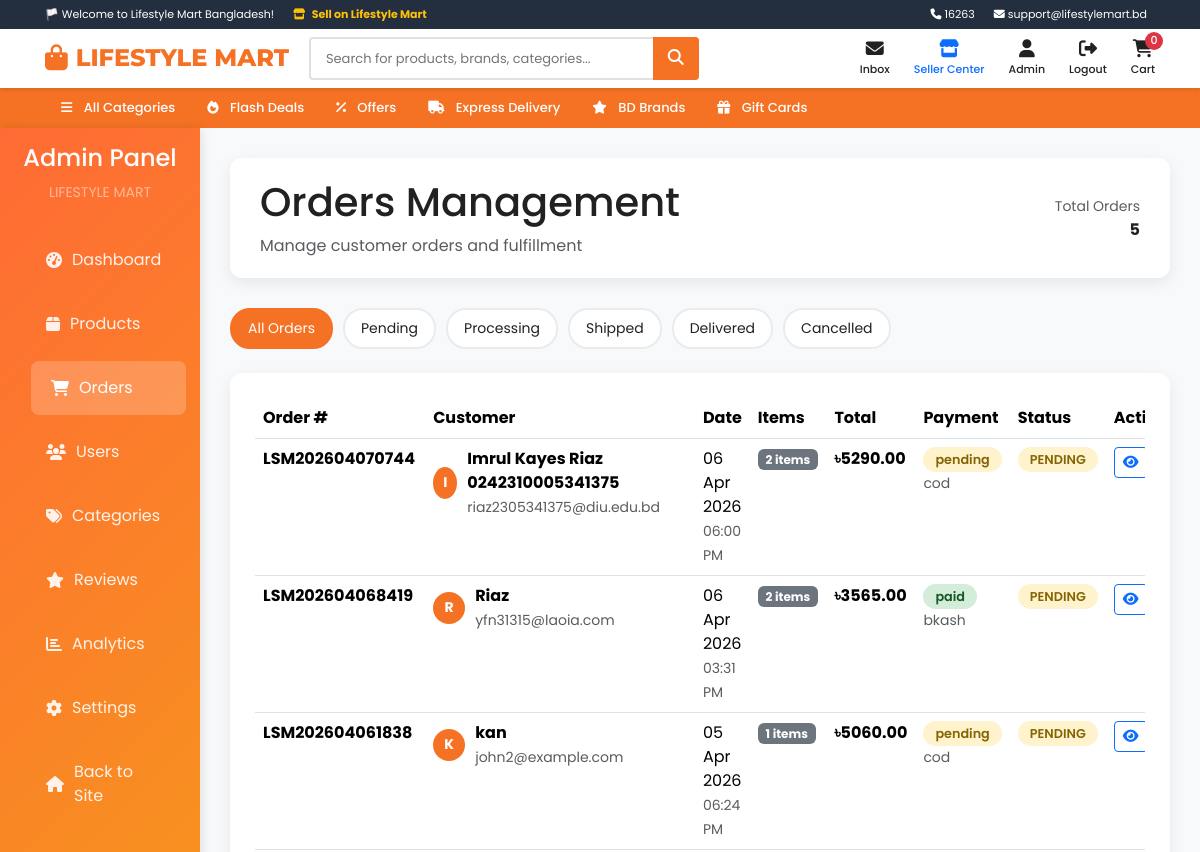
Page /admin/orders (signed in, upper part) on the earlier database version.
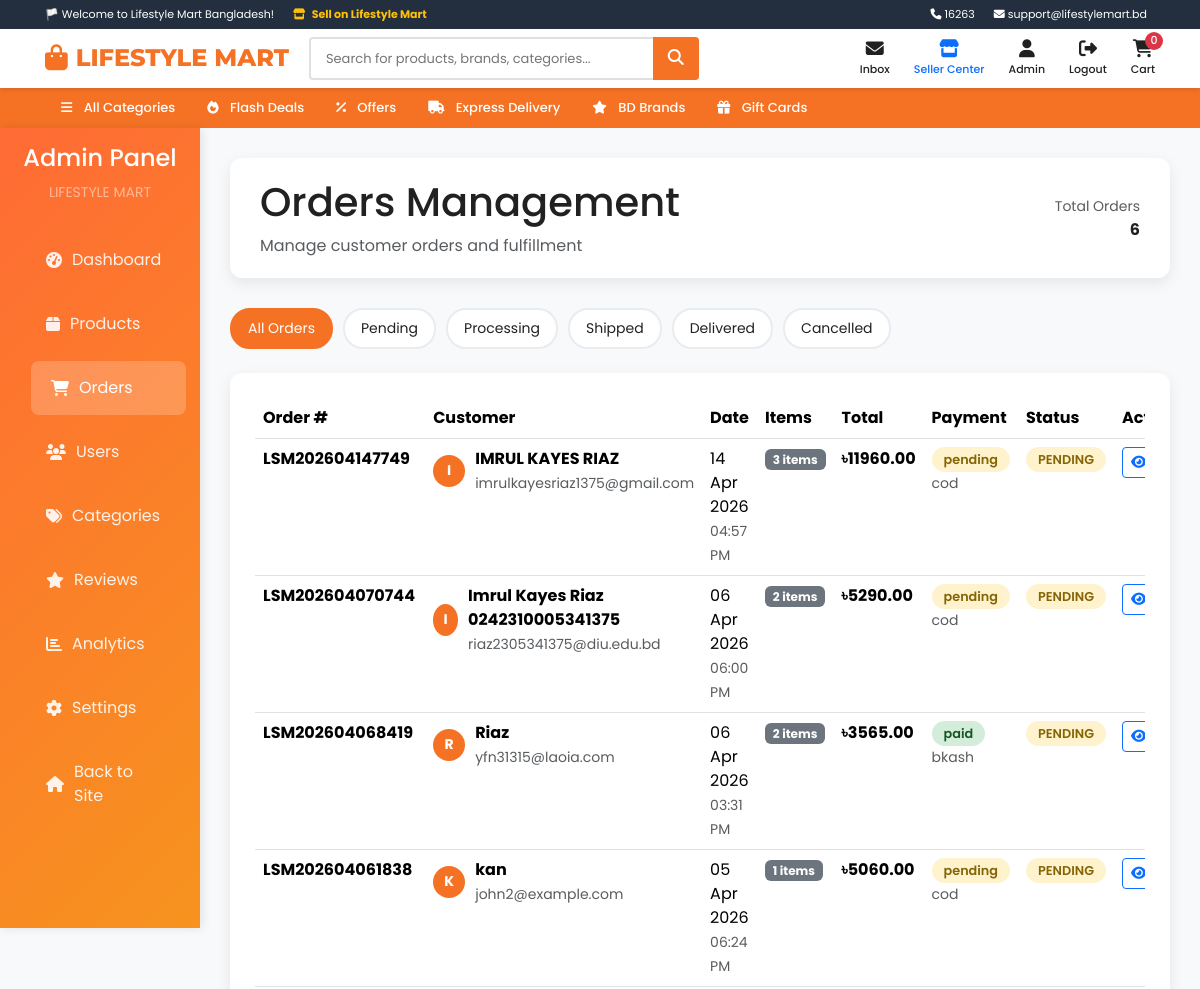
Same page on the later database version.
### app.py (models this page shows, shortened)
class User(UserMixin, db.Model):
    __tablename__ = 'users'
    id = db.Column(db.Integer, primary_key=True)
    name = db.Column(db.String(100), nullable=False)
    email = db.Column(db.String(100), unique=True, nullable=False)
    password_hash = db.Column(db.String(255), nullable=False)
    phone = db.Column(db.String(20))
    address = db.Column(db.Text)
    role = db.Column(db.Enum('user', 'admin', 'seller'), default='user')
    shop_name = db.Column(db.String(100))
    shop_description = db.Column(db.Text)
    created_at = db.Column(db.DateTime, default=datetime.utcnow)
    orders = db.relationship('Order', backref='user', lazy=True)
    reviews = db.relationship('Review', backref='user', lazy=True)
    products = db.relationship('Product', backref='seller', lazy=True)

class Order(db.Model):
    __tablename__ = 'orders'
    id = db.Column(db.Integer, primary_key=True)
    user_id = db.Column(db.Integer, db.ForeignKey('users.id'), nullable=False)
    order_number = db.Column(db.String(50), unique=True, nullable=False)
    total_amount = db.Column(db.Float, nullable=False)
    status = db.Column(db.Enum('pending', 'processing', 'shipped', 'delivered', 'cancelled'), default='pending')
    payment_method = db.Column(db.Enum('cod', 'bkash', 'nagad', 'card', 'gift_card'), default='cod')
    payment_status = db.Column(db.Enum('pending', 'paid', 'failed'), default='pending')
    shipping_address = db.Column(db.Text, nullable=False)
    billing_address = db.Column(db.Text)
    notes = db.Column(db.Text)
    delivery_type = db.Column(db.Enum('standard', 'express'), default='standard')
    gift_card_code = db.Column(db.String(50))
    gift_card_amount = db.Column(db.Float, default=0)
    tracking_number = db.Column(db.String(100))
    courier_name = db.Column(db.String(100))
    estimated_delivery = db.Column(db.DateTime)
    actual_delivery = db.Column(db.DateTime)
    delivery_notes = db.Column(db.Text)
    order_review = db.Column(db.Text)
    order_rating = db.Column(db.Integer)  # 1-5 stars for overall order experience
    is_gift = db.Column(db.Boolean, default=False)
    gift_message = db.Column(db.Text)
    gift_wrap = db.Column(db.Boolean, default=False)
    transaction_id = db.Column(db.String(100), unique=True)
    val_id = db.Column(db.String(100))
    created_at = db.Column(db.DateTime, default=datetime.utcnow)
    updated_at = db.Column(db.DateTime, default=datetime.utcnow, onupdate=datetime.utcnow)
    order_items = db.relationship('OrderItem', backref='order', lazy=True, cascade='all, delete-orphan')

### app.py (the view)
@app.route('/admin/orders')
@admin_required
def admin_orders():
    page = request.args.get('page', 1, type=int)
    status = request.args.get('status', '')
    query = Order.query
    if status:
        query = query.filter(Order.status == status)
    orders = query.order_by(Order.created_at.desc()).paginate(
        page=page, per_page=20, error_out=False
    )
    return render_template('admin/orders.html', orders=orders, status=status)

### templates/admin/orders.html (shortened to what this page needs)
{% extends "base.html" %}
{% block content %}
<div class="admin-container">
    <div class="row g-0">
        <div class="col-md-3 col-lg-2">
            <div class="admin-sidebar p-3">
                <div class="text-center mb-4">
                    <h4 class="text-white">Admin Panel</h4>
                    <small class="text-white-50">LIFESTYLE MART</small>
                </div>
                <nav class="nav flex-column">
                    <a href="{{ url_for('admin_dashboard') }}" class="nav-link">
                        <i class="fas fa-tachometer-alt"></i>
                        Dashboard
                    </a>
                    <a href="#" class="nav-link">
                        <i class="fas fa-box"></i>
                        Products
                    </a>
                    <a href="{{ url_for('admin_orders') }}" class="nav-link active">
                        <i class="fas fa-shopping-cart"></i>
                        Orders
                    </a>
                    <a href="#" class="nav-link">
                        <i class="fas fa-users"></i>
                        Users
                    </a>
                    <a href="#" class="nav-link">
                        <i class="fas fa-tags"></i>
                        Categories
                    </a>
                    <a href="#" class="nav-link">
                        <i class="fas fa-star"></i>
                        Reviews
                    </a>
                    <a href="#" class="nav-link">
                        <i class="fas fa-chart-bar"></i>
                        Analytics
                    </a>
                    <a href="#" class="nav-link">
                        <i class="fas fa-cog"></i>
                        Settings
                    </a>
                    <a href="{{ url_for('index') }}" class="nav-link">
                        <i class="fas fa-home"></i>
                        Back to Site
                    </a>
                </nav>
            </div>
        </div>
        <div class="col-md-9 col-lg-10">
            <div class="admin-main">
                <div class="admin-header">
                    <div>
                        <h1>Orders Management</h1>
                        <p class="text-muted mb-0">Manage customer orders and fulfillment</p>
                    </div>
                    <div class="d-flex align-items-center gap-3">
                        <div class="text-end">
                            <small class="text-muted">Total Orders</small>
                            <div class="fw-bold">{{ orders.total }}</div>
                        </div>
                    </div>
                </div>
                <div class="filter-buttons mb-4">
                    <a href="{{ url_for('admin_orders') }}" class="filter-btn {{ 'active' if not status }}">
                        All Orders
                    </a>
                    <a href="{{ url_for('admin_orders', status='pending') }}" class="filter-btn {{ 'active' if status == 'pending' }}">
                        Pending
                    </a>
                    <a href="{{ url_for('admin_orders', status='processing') }}" class="filter-btn {{ 'active' if status == 'processing' }}">
                        Processing
                    </a>
                    <a href="{{ url_for('admin_orders', status='shipped') }}" class="filter-btn {{ 'active' if status == 'shipped' }}">
                        Shipped
                    </a>
                    <a href="{{ url_for('admin_orders', status='delivered') }}" class="filter-btn {{ 'active' if status == 'delivered' }}">
                        Delivered
                    </a>
                    <a href="{{ url_for('admin_orders', status='cancelled') }}" class="filter-btn {{ 'active' if status == 'cancelled' }}">
                        Cancelled
                    </a>
                </div>
                <div class="orders-table">
                    {% if orders.items %}
                    <div class="table-responsive">
                        <table class="table table-hover">
                            <thead>
                                <tr>
                                    <th>Order #</th>
                                    <th>Customer</th>
                                    <th>Date</th>
                                    <th>Items</th>
                                    <th>Total</th>
                                    <th>Payment</th>
                                    <th>Status</th>
                                    <th>Actions</th>
                                </tr>
                            </thead>
                            <tbody>
                                {% for order in orders.items %}
                                <tr>
                                    <td>
                                        <div class="order-summary">
                                            <strong>{{ order.order_number }}</strong>
                                        </div>
                                    </td>
                                    <td>
                                        <div class="customer-info">
                                            <div class="customer-avatar">
                                                {{ order.user.name[0].upper() if order.user else 'U' }}
                                            </div>
                                            <div>
                                                <div class="fw-bold">{{ order.user.name if order.user else 'Unknown User' }}</div>
                                                <small class="text-muted">{{ order.user.email if order.user else 'No email' }}</small>
                                            </div>
                                        </div>
                                    </td>
                                    <td>
                                        <div>
                                            <div>{{ order.created_at.strftime('%d %b %Y') }}</div>
                                            <small class="text-muted">{{ order.created_at.strftime('%I:%M %p') }}</small>
                                        </div>
                                    </td>
                                    <td>
                                        <span class="badge bg-secondary">{{ order.order_items|length }} items</span>
                                    </td>
                                    <td>
                                        <strong>৳{{ "%.2f"|format(order.total_amount) }}</strong>
                                    </td>
                                    <td>
                                        <span class="payment-status {{ order.payment_status or 'pending' }}">
                                            {{ order.payment_status or 'pending' }}
                                        </span>
                                        <br>
                                        <small class="text-muted">{{ order.payment_method or 'N/A' }}</small>
                                    </td>
                                    <td>
                                        <span class="order-status {{ order.status or 'pending' }}">
                                            {{ order.status or 'pending' }}
                                        </span>
                                    </td>
                                    <td>
                                        <div class="table-actions">
                                            <a href="{{ url_for('admin_order_detail', id=order.id) }}"
                                               class="btn btn-sm btn-outline-primary" title="View Order">
                                                <i class="fas fa-eye"></i>
                                            </a>
                                        </div>
                                    </td>
                                </tr>
                                {% endfor %}
                            </tbody>
                        </table>
                    </div>
                    {% endif %}
                </div>
            </div>
        </div>
    </div>
</div>
{% endblock %}

### templates/base.html (shortened to what this page needs)
<!DOCTYPE html>
<html lang="en">
<head>
    <link href="https://cdn.jsdelivr.net/npm/bootstrap@5.3.2/dist/css/bootstrap.min.css" rel="stylesheet">
    <link rel="stylesheet" href="https://cdnjs.cloudflare.com/ajax/libs/font-awesome/6.4.2/css/all.min.css">
    <link rel="stylesheet" href="{{ url_for('static', filename='css/style.css') }}">
</head>
<body>
    <div class="top-header">
        <div class="container">
            <div class="d-flex justify-content-between align-items-center">
                <div>
                    <span>🏳️ Welcome to Lifestyle Mart Bangladesh!</span>
                    {% if current_user.is_authenticated and current_user.role != 'seller' %}
                        <a href="{{ url_for('become_seller') }}" class="ms-3 text-warning fw-bold"><i class="fas fa-store me-1"></i> Sell on Lifestyle Mart</a>
                    {% endif %}
                </div>
                <div>
                    <a href="#"><i class="fas fa-phone"></i> 16263</a>
                    <a href="#"><i class="fas fa-envelope"></i> support@lifestylemart.bd</a>
                </div>
            </div>
        </div>
    </div>
    <header class="main-header">
        <div class="container py-2">
            <div class="d-flex align-items-center">
                <a href="{{ url_for('index') }}" class="logo">
                    <i class="fas fa-shopping-bag"></i>
                    LIFESTYLE MART
                </a>
                <div class="search-container">
                    <form action="{{ url_for('shop') }}" method="GET" class="search-box">
                        <input type="text" name="search" class="search-input" placeholder="Search for products, brands, categories...">
                        <button type="submit" class="search-btn" aria-label="Search">
                            <i class="fas fa-search"></i>
                        </button>
                    </form>
                </div>
                <div class="header-actions d-flex align-items-center gap-4">
                    <a href="{{ url_for('track_order') }}" class="text-white text-decoration-none">
                        <i class="fas fa-shipping-fast"></i>
                        <span class="d-none d-md-inline">Track Order</span>
                    </a>
                    {% if current_user.is_authenticated %}
                        <a href="{{ url_for('inbox') }}" class="header-action position-relative">
                            <i class="fas fa-envelope"></i>
                            <span>Inbox</span>
                        </a>
                        {% if current_user.role == 'seller' or current_user.role == 'admin' %}
                        <a href="{{ url_for('seller_dashboard') }}" class="header-action text-primary">
                            <i class="fas fa-store"></i>
                            <span>Seller Center</span>
                        </a>
                        {% endif %}
                        <a href="{{ url_for('profile') }}" class="header-action">
                            <i class="fas fa-user"></i>
                            <span>{{ current_user.name.split()[0] }}</span>
                        </a>
                        <a href="{{ url_for('logout') }}" class="header-action">
                            <i class="fas fa-sign-out-alt"></i>
                            <span>Logout</span>
                        </a>
                    {% endif %}
                    <a href="{{ url_for('cart') }}" class="header-action">
                        <i class="fas fa-shopping-cart"></i>
                        <span>Cart</span>
                        <span class="cart-count">0</span>
                    </a>
                </div>
            </div>
        </div>
    </header>
    <nav class="nav-menu">
        <div class="container">
            <ul class="nav">
                <li class="nav-item category-dropdown">
                    <a class="nav-link" href="#">
                        <i class="fas fa-bars me-2"></i> All Categories
                    </a>
                </li>
                <li class="nav-item">
                    <a class="nav-link" href="{{ url_for('shop') }}"><i class="fas fa-fire me-2"></i> Flash Deals</a>
                </li>
                <li class="nav-item">
                    <a class="nav-link" href="#"><i class="fas fa-percentage me-2"></i> Offers</a>
                </li>
                <li class="nav-item">
                    <a class="nav-link" href="#"><i class="fas fa-truck me-2"></i> Express Delivery</a>
                </li>
                <li class="nav-item">
                    <a class="nav-link" href="#"><i class="fas fa-star me-2"></i> BD Brands</a>
                </li>
                <li class="nav-item">
                    <a class="nav-link" href="#"><i class="fas fa-gift me-2"></i> Gift Cards</a>
                </li>
            </ul>
        </div>
    </nav>
    <main>
        {% block content %}{% endblock %}
    </main>
</body>
</html>

Differences in the rows shown:
added Order: order_number "LSM202604147749", user "I", user "IMRUL KAYES RIAZ", user "imrulkayesriaz1375@gmail.com", created_at "14 Apr 2026", created_at "04:57 PM", order_items|length "3", total_amount "11960.00", payment_status "pending", payment_method "cod", status "PENDING"
Other differences:
{{ orders.total }}: "5" → "6"
